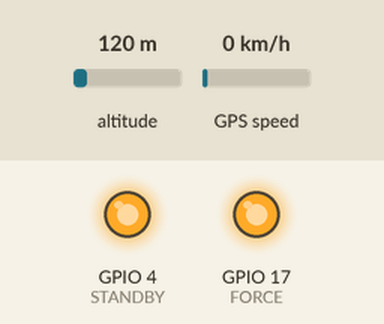
Bench run of a program on a simulated Raspberry Pi (BCM pin numbers). Shown: output pins drawn as LEDs (lit = HIGH). The inputs (shaded band) are chosen by the test bench; at power-on: altitude 120 m, GPS speed 0 km/h. The GPS gets a fix after 3 s at 37.7749, -122.4194 with 8 satellites; what the program prints to the terminal is not drawn.

Above: at 3.1 s.
At 6.2 s:
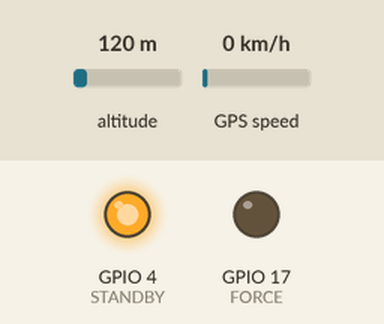
6.3 s: altitude set to 20 m
8.5 s: GPS speed set to 2 km/h
Timing chart, 0 to 11.5 s (numbered marks = the images above; inputs shaded):
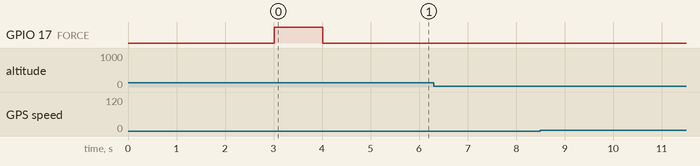

The program:

main.py
```python
import L76X
import time
import math

try:
    x=L76X.L76X()
    x.L76X_Set_Baudrate(9600)
    x.L76X_Send_Command(x.SET_NMEA_BAUDRATE_115200)
    time.sleep(2)
    x.L76X_Set_Baudrate(115200)

    x.L76X_Send_Command(x.SET_POS_FIX_400MS);

    #Set output message
    x.L76X_Send_Command(x.SET_NMEA_OUTPUT);

    x.L76X_Exit_BackupMode();
    while(1):
        x.L76X_Gat_GNRMC()
        if(x.Status == 1):
            print 'Already positioned'
        else:
            print 'No positioning'
        print 'Time %d:'%x.Time_H,
        print '%d:'%x.Time_M,
        print '%d'%x.Time_S

        print 'Lon = %f'%x.Lon,
        print ' Lat = %f'%x.Lat
        x.L76X_Baidu_Coordinates(x.Lat, x.Lon)
        print 'Baidu coordinate %f'%x.Lat_Baidu,
        print ',%f'%x.Lon_Baidu
except:
    #GPIO.cleanup()
    print "\nProgram end"
    exit()
```

L76X.py
```python
import RPi.GPIO as GPIO
import config
import math
import time

Temp = '0123456789ABCDEF*'
BUFFSIZE = 1100


pi = 3.14159265358979324
a = 6378245.0
ee = 0.00669342162296594323
x_pi = 3.14159265358979324 * 3000.0 / 180.0


class L76X(object):
    Lon = 0.0
    Lat = 0.0
    Lon_area = 'E'
    Lat_area = 'W'
    Time_H = 0
    Time_M = 0
    Time_S = 0
    Status = 0
    Lon_Baidu = 0.0
    Lat_Baidu = 0.0
    Lon_Goodle = 0.0
    Lat_Goodle = 0.0

    GPS_Lon = 0
    GPS_Lat = 0

    #Startup mode
    SET_HOT_START       = '$PMTK101'
    SET_WARM_START      = '$PMTK102'
    SET_COLD_START      = '$PMTK103'
    SET_FULL_COLD_START = '$PMTK104'

    #Standby mode -- Exit requires high level trigger
    SET_PERPETUAL_STANDBY_MODE      = '$PMTK161'

    SET_PERIODIC_MODE               = '$PMTK225'
    SET_NORMAL_MODE                 = '$PMTK225,0'
    SET_PERIODIC_BACKUP_MODE        = '$PMTK225,1,1000,2000'
    SET_PERIODIC_STANDBY_MODE       = '$PMTK225,2,1000,2000'
    SET_PERPETUAL_BACKUP_MODE       = '$PMTK225,4'
    SET_ALWAYSLOCATE_STANDBY_MODE   = '$PMTK225,8'
    SET_ALWAYSLOCATE_BACKUP_MODE    = '$PMTK225,9'

    #Set the message interval,100ms~10000ms
    SET_POS_FIX         = '$PMTK220'
    SET_POS_FIX_100MS   = '$PMTK220,100'
    SET_POS_FIX_200MS   = '$PMTK220,200'
    SET_POS_FIX_400MS   = '$PMTK220,400'
    SET_POS_FIX_800MS   = '$PMTK220,800'
    SET_POS_FIX_1S      = '$PMTK220,1000'
    SET_POS_FIX_2S      = '$PMTK220,2000'
    SET_POS_FIX_4S      = '$PMTK220,4000'
    SET_POS_FIX_8S      = '$PMTK220,8000'
    SET_POS_FIX_10S     = '$PMTK220,10000'

    #Switching time output
    SET_SYNC_PPS_NMEA_OFF   = '$PMTK255,0'
    SET_SYNC_PPS_NMEA_ON    = '$PMTK255,1'

    #To restore the system default setting
    SET_REDUCTION               = '$PMTK314,-1'

    #Set NMEA sentence output frequencies
    SET_NMEA_OUTPUT = '$PMTK314,1,1,1,1,1,1,1,1,0,0,0,0,0,0,0,0,0,1,0'
    #Baud rate
    SET_NMEA_BAUDRATE          = '$PMTK251'
    SET_NMEA_BAUDRATE_115200   = '$PMTK251,115200'
    SET_NMEA_BAUDRATE_57600    = '$PMTK251,57600'
    SET_NMEA_BAUDRATE_38400    = '$PMTK251,38400'
    SET_NMEA_BAUDRATE_19200    = '$PMTK251,19200'
    SET_NMEA_BAUDRATE_14400    = '$PMTK251,14400'
    SET_NMEA_BAUDRATE_9600     = '$PMTK251,9600'
    SET_NMEA_BAUDRATE_4800     = '$PMTK251,4800'

    def __init__(self):
        self.config = config.config(9600)

    def L76X_Send_Command(self, data):
        Check = ord(data[1])
        for i in range(2, len(data)):
            Check = Check ^ ord(data[i])
        data = data + Temp[16]
        data = data + Temp[(Check/16)]
        data = data + Temp[(Check%16)]
        self.config.Uart_SendString(data)
        self.config.Uart_SendByte('\r')
        self.config.Uart_SendByte('\n')
        print data

    def L76X_Gat_GNRMC(self):
        data = self.config.Uart_ReceiveString(BUFFSIZE)
        print data
        print '\n'
        add=0
        self.Status = 0
        for i in range(0, BUFFSIZE-71):
            if(ord(data[add]) == 36 and ord(data[add+1]) == 71 and (ord(data[add+2]) == 78 \
            or ord(data[add+2]) == 80) and ord(data[add+3]) == 82 and ord(data[add+4]) == 77\
            and ord(data[add+5]) == 67):
                    x = 0
                    z = 0
                    while(x < 12):
                        if(add+z >= BUFFSIZE-1):
                            return
                        if(ord(data[add+z]) == 44):#,
                            x = x + 1
                            if(x == 1):
                                Time = 0
                                for k in range(0, BUFFSIZE-1):
                                    if(add+z+k >= BUFFSIZE-1):
                                        return
                                    if(ord(data[add+z+k+1]) == 44):#,
                                        break
                                    if(ord(data[add+z+k+1]) == 46):#.
                                        break
                                    Time = (ord(data[add+z+k+1]) - 48) + Time*10
                                self.Time_H = Time/10000 + 8
                                self.Time_M = Time/100%100
                                self.Time_S = Time%100
                                if(self.Time_H >= 24):
                                     self.Time_H =  self.Time_H - 24
                            elif(x == 2):
                                if(ord(data[add+z+1]) == 65):#A
                                    self.Status = 1
                                else:
                                    self.Status = 0
                            elif(x == 3):
                                latitude = 0
                                for k in range(0, BUFFSIZE-1):
                                    if(add+z+k >= BUFFSIZE-1):
                                        return
                                    if(ord(data[add+z+k+1]) == 44):#,
                                        break
                                    if(ord(data[add+z+k+1]) == 46):#.
                                        continue
                                    latitude = (ord(data[add+z+k+1]) - 48) + latitude*10
                                self.Lat = latitude / 1000000.0
                            elif(x == 4):
                                self.Lat_area = data[add+z+1]
                            elif(x == 5):
                                longitude = 0
                                for k in range(0, BUFFSIZE-1):
                                    if(add+z+k >= BUFFSIZE-1):
                                        return
                                    if(ord(data[add+z+k+1]) == 44):#,
                                        break
                                    if(ord(data[add+z+k+1]) == 46):#.
                                        continue
                                    longitude = (ord(data[add+z+k+1]) - 48) + longitude*10

                                self.Lon = longitude / 1000000.0
                            elif(x == 6):
                                self.Lon_area = data[add+z+1]
                                return#Completion calculation
                        z = z + 1
            add = add + 1

    def  transformLat(self, x, y):
        ret = -100.0 + 2.0 * x + 3.0 * y + 0.2 * y * y + 0.1 * x * y + 0.2 *math.sqrt(abs(x))
        ret += (20.0 * math.sin(6.0 * x * pi) + 20.0 * math.sin(2.0 * x * pi)) * 2.0 / 3.0
        ret += (20.0 * math.sin(y * pi) + 40.0 * math.sin(y / 3.0 * pi)) * 2.0 / 3.0
        ret += (160.0 * math.sin(y / 12.0 * pi) + 320 * math.sin(y * pi / 30.0)) * 2.0 / 3.0
        return ret

    def transformLon(self, x, y):
        ret = 300.0 + x + 2.0 * y + 0.1 * x * x + 0.1 * x * y + 0.1 * math.sqrt(abs(x))
        ret += (20.0 * math.sin(6.0 * x * pi) + 20.0 * math.sin(2.0 * x * pi)) * 2.0 / 3.0
        ret += (20.0 * math.sin(x * pi) + 40.0 * math.sin(x / 3.0 * pi)) * 2.0 / 3.0
        ret += (150.0 * math.sin(x / 12.0 * pi) + 300.0 * math.sin(x / 30.0 * pi)) * 2.0 / 3.0
        return ret

    def bd_encrypt(self):
        x = self.Lon_Goodle
        y = self.Lat_Goodle
        z = math.sqrt(x * x + y * y) + 0.00002 * math.sin(y * x_pi)
        theta = math.atan2(y, x) + 0.000003 * math.cos(x * x_pi)
        self.Lon_Baidu = z * math.cos(theta) + 0.0065
        self.Lat_Baidu = z * math.sin(theta) + 0.006

    def transform(self):
        dLat = self.transformLat(self.GPS_Lon - 105.0, self.GPS_Lat - 35.0)
        dLon = self.transformLon(self.GPS_Lon - 105.0, self.GPS_Lat - 35.0)
        radLat = self.GPS_Lat / 180.0 * pi
        magic = math.sin(radLat)
        magic = 1 - ee * magic * magic
        math.sqrtMagic = math.sqrt(magic)
        dLat = (dLat * 180.0) / ((a * (1 - ee)) / (magic * math.sqrtMagic) * pi)
        dLon = (dLon * 180.0) / (a / math.sqrtMagic * math.cos(radLat) * pi)
        self.Lat_Goodle = self.GPS_Lat + dLat
        self.Lon_Goodle = self.GPS_Lon + dLon

    def L76X_Baidu_Coordinates(self, U_Lat, U_Lon):
        self.GPS_Lat = U_Lat % 1 *100 / 60 + math.floor(U_Lat)
        self.GPS_Lon = U_Lon % 1 *100 / 60 + math.floor(U_Lon)
        self.transform()
        self.bd_encrypt()

    def L76X_Google_Coordinates(self, U_Lat, U_Lon):
        self.GPS_Lat = U_Lat % 1 / 60 + U_Lat/1
        self.GPS_Lon = U_Lon % 1 / 60 + U_Lon/1
        self.transform()

    def L76X_Set_Baudrate(self, Baudrate):
        self.config.Uart_Set_Baudrate(Baudrate)

    def L76X_Exit_BackupMode(self):
        GPIO.setup(self.config.FORCE, GPIO.OUT)
        time.sleep(1)
        GPIO.output(self.config.FORCE, GPIO.HIGH)
        time.sleep(1)
        GPIO.output(self.config.FORCE, GPIO.LOW)
        time.sleep(1)
        GPIO.setup(self.config.FORCE, GPIO.IN)
```

config.py
```python
#!/usr/bin/python
# -*- coding:utf-8 -*-
import serial
import RPi.GPIO as GPIO

Temp = '0123456789ABCDEF*'


class config(object):
    FORCE  = 17
    STANDBY= 4
    def __init__(ser, Baudrate = 9600):
        ser.serial = serial.Serial("/dev/ttyS0",Baudrate)
        GPIO.setmode(GPIO.BCM)
        GPIO.setwarnings(False)
        GPIO.setmode(GPIO.BCM)
        GPIO.setup(ser.FORCE, GPIO.IN)
        GPIO.setup(ser.STANDBY, GPIO.OUT)
        GPIO.output(ser.STANDBY, GPIO.HIGH)

    def Uart_SendByte(ser, value):
        ser.serial.write(value)

    def Uart_SendString(ser, value):
        ser.serial.write(value)


    def Uart_ReceiveByte(ser):
        return ser.serial.read(1)

    def Uart_ReceiveString(ser, value):
        data = ser.serial.read(value)
        return data

    def Uart_Set_Baudrate(ser, Baudrate):
         ser.serial = serial.Serial("/dev/ttyS0",Baudrate)


    
```

Measured:
- after the input at 6.3 s, every drawn part: stays the same
- after the input at 8.5 s, every drawn part: stays the same
